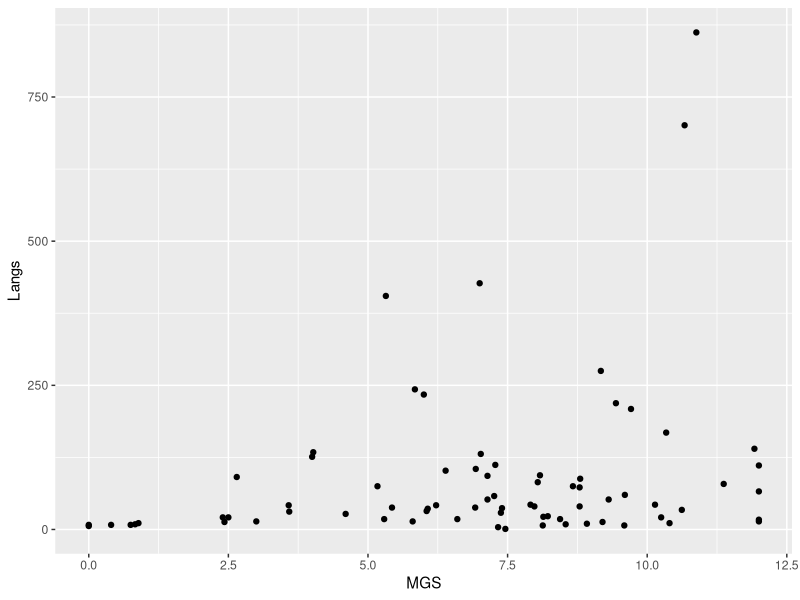
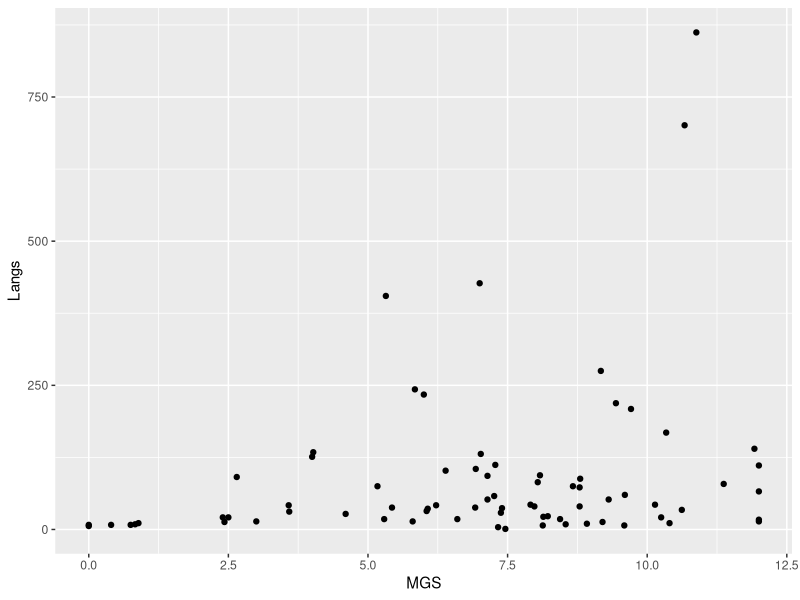

Source code (R) for these figures, in order: (Note: this script raises an error after producing the figures.)
# Statistics for Linguists: An Introduction Using R
# Code presented inside Chapter 2


# --------------------------------------------------------
# 2.1. Introduction to the tidyverse:

# Install package if you haven't done so already:

install.packages('tidyverse')

# Load the tidyverse package:

library(tidyverse)

# This loads several relate packages. Relevant for us are:
# tibble, readr, dplyr, magrittr, and ggploot2



# --------------------------------------------------------
# 2.2. tibble and readr:

# Set your working directory to data folder here.

# Load Nettle (1999) data with read.csv():

nettle <- read.csv('nettle_1999_climate.csv')

# This is a data frame. Transform to tibble as follows:

nettle <- as_tibble(nettle)

# Check:

nettle

# Notice that the text columns are coded as factors.
# This is because of the defaults of read.csv().

# Load in Nettle (1999) the tidy way, with read_csv():

nettle <- read_csv('nettle_1999_climate.csv')

# Text columns are now coded as characters:

nettle

# Load in tab-delimited file as follows:

x <- read_delim('example_file.txt', delim = '\t')
x



# --------------------------------------------------------
# 2.3. dplyr:

# Filter nettle tibble to countries with >500 languages:

filter(nettle, Langs > 500)

# Reduce nettle tibble to row with 'Nepal':

filter(nettle, Country == 'Nepal')

# Select 'Langs' and 'Country' columns from nettle tibble:

select(nettle, Langs, Country)

# Select everything but the 'Country' column:

select(nettle, -Country)

# Select consecutive columns from 'Area' to 'Langs':

select(nettle, Area:Langs)

# Rename the 'Population' column to 'Pop':

nettle <- rename(nettle, Pop = Population)
nettle

# Create new column called 'Lang100' ...
# ... which contains "languages in 100ths" measure:

nettle <- mutate(nettle, Lang100 = Langs / 100)
nettle

# Sort tibble in ascending order by 'Langs' column:

arrange(nettle, Langs)

# Same, descending order:

arrange(nettle, desc(Langs))



# --------------------------------------------------------
# 2.4. ggplot2:

# Create a scatterplot with MGS on the x-axis, and ...
# ... the language count on the y-axis:

ggplot(nettle) +
  geom_point(mapping = aes(x = MGS, y = Langs))

# The aesthetic mappings can also be defined in the ...
# ... ggplot2 function call (rather than in the geom) ...
# ... in which case all following geoms use the same ...
# ... mapping. Also, the aesthetics argument does not ...
# ... have to be named.

ggplot(nettle, aes(x = MGS, y = Langs)) +
  geom_point()

# Swapping geom_point() with geom_text() returns an error:

ggplot(nettle, aes(x = MGS, y = Langs)) +
  geom_text()

# Because this geom needs an additional mapping, it ...
# ...needs to knwo which column contains the text to plot!

ggplot(nettle, aes(x = MGS, y = Langs, label = Country)) +
  geom_text()

# To save an open ggplot, just type:

ggsave('nettle.png', width = 8, height = 6)

# To create a double-plot, first save each plot:

plot1 <- ggplot(nettle) +
  geom_point(mapping = aes(x = MGS, y = Langs))

plot2 <- ggplot(nettle,
	aes(x = MGS, y = Langs, label = Country)) +
  geom_text()

# Then use 'gridExtra' to create double-plot:

library(gridExtra)
grid.arrange(plot1, plot2, ncol = 2)



# --------------------------------------------------------
# 2.5 Piping with magrittr:

# Create a plotting pipeline:

nettle %>%
  filter(MGS > 8) %>%
	ggplot(aes(x = MGS, y = Langs, label = Country)) +
	geom_text()



# --------------------------------------------------------
# 2.6 A more extensive example: iconicity and the senses:

# Load in data:

icon <- read_csv('perry_winter_2017_iconicity.csv')
mod <- read_csv('lynott_connell_2009_modality.csv')

# Check iconicity tibble:

icon

# Reduce tibble to relevant columns via select():

icon <- select(icon, Word, POS, Iconicity)
icon

# Check range of the iconicity measure:

range(icon$Iconicity)

## Draw a histogram:

ggplot(icon, aes(x = Iconicity)) +
  geom_histogram(fill = 'peachpuff3') +
  geom_vline(aes(xintercept = 0), linetype = 2) +
  theme_minimal()

# Check the contents of the mod tibble:

mod

# To display all columns:

mod %>% print(width = Inf)

# To display all rows:

mod %>% print(n = Inf)

# Take relevant subset:

mod <- select(mod, Word, DominantModality:Smell)

# Check:

mod

# Rename 'DominantModality' column to 'Modality':

mod <- rename(mod, Modality = DominantModality)

# Check random rows to get a feel for the tibble:

sample_n(mod, 4)

# Merge the 'mod' tibble into the 'icon' tibble:

both <- left_join(icon, mod)

# Take only the three major content classes:

both <- filter(both,
               POS %in% c('Adjective', 'Verb', 'Noun'))

# Make a boxplot of iconicity as a function of modality:

ggplot(both,
       aes(x = Modality, y = Iconicity, fill = Modality)) +
  geom_boxplot() + theme_minimal()

# Pipeline that excludes NAs:

both %>% filter(!is.na(Modality)) %>%
  ggplot(aes(x = Modality, y = Iconicity,
             fill = Modality)) +
  geom_boxplot() + theme_minimal()

# Let's count modalities:

both %>% count(Modality)

## Let's make a bar plot:

both %>% count(Modality) %>%
  filter(!is.na(Modality)) %>%
  ggplot(aes(x = Modality, y = n, fill = Modality)) +
  geom_bar(stat = 'identity') + theme_minimal()

# Same bar plot without creating an intervening tibble ...
# ... of counts by hand. This time, geom_bar() does ...
# ... the counting:

both %>% filter(!is.na(Modality)) %>%
  ggplot(aes(Modality, fill = Modality)) +
  geom_bar(stat = 'count') + theme_minimal()

